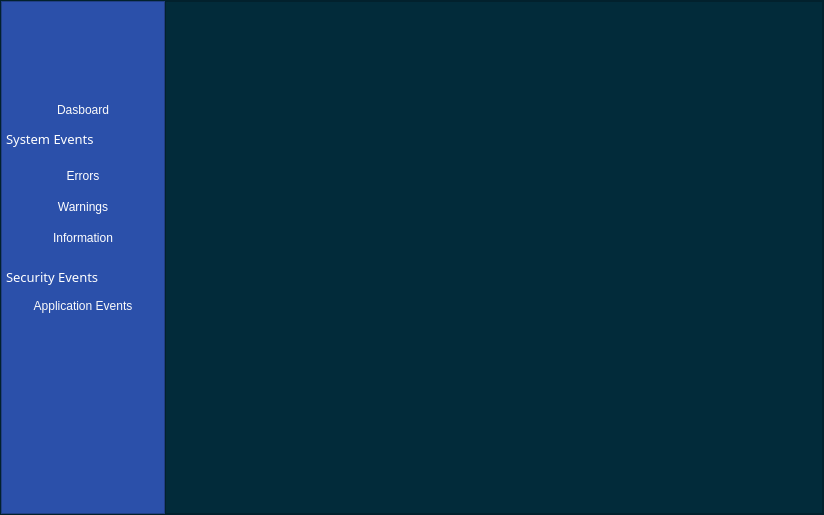
<?xml version="1.0" encoding="UTF-8"?>
<ui version="4.0">
 <class>MainWindow</class>
 <widget class="QMainWindow" name="MainWindow">
  <property name="geometry">
   <rect>
    <x>0</x>
    <y>0</y>
    <width>824</width>
    <height>515</height>
   </rect>
  </property>
  <property name="windowTitle">
   <string>MainWindow</string>
  </property>
  <widget class="QWidget" name="centralwidget">
   <layout class="QVBoxLayout" name="verticalLayout">
    <property name="spacing">
     <number>0</number>
    </property>
    <property name="leftMargin">
     <number>0</number>
    </property>
    <property name="topMargin">
     <number>0</number>
    </property>
    <property name="rightMargin">
     <number>0</number>
    </property>
    <property name="bottomMargin">
     <number>0</number>
    </property>
    <item>
     <widget class="QFrame" name="frame">
      <property name="styleSheet">
       <string notr="true">QFrame{
	background-color: rgb(2, 43, 58);
}</string>
      </property>
      <property name="frameShape">
       <enum>QFrame::StyledPanel</enum>
      </property>
      <property name="frameShadow">
       <enum>QFrame::Raised</enum>
      </property>
      <layout class="QHBoxLayout" name="horizontalLayout" stretch="2,8">
       <property name="spacing">
        <number>0</number>
       </property>
       <property name="leftMargin">
        <number>0</number>
       </property>
       <property name="topMargin">
        <number>0</number>
       </property>
       <property name="rightMargin">
        <number>0</number>
       </property>
       <property name="bottomMargin">
        <number>0</number>
       </property>
       <item>
        <widget class="QFrame" name="frame_2">
         <property name="styleSheet">
          <string notr="true">QFrame{
	background-color: rgb(43, 80, 170);
}</string>
         </property>
         <property name="frameShape">
          <enum>QFrame::StyledPanel</enum>
         </property>
         <property name="frameShadow">
          <enum>QFrame::Raised</enum>
         </property>
         <layout class="QVBoxLayout" name="verticalLayout_2" stretch="3,3,5,3,6">
          <property name="spacing">
           <number>6</number>
          </property>
          <property name="leftMargin">
           <number>0</number>
          </property>
          <property name="topMargin">
           <number>0</number>
          </property>
          <property name="rightMargin">
           <number>0</number>
          </property>
          <property name="bottomMargin">
           <number>0</number>
          </property>
          <item>
           <spacer name="verticalSpacer">
            <property name="orientation">
             <enum>Qt::Vertical</enum>
            </property>
            <property name="sizeHint" stdset="0">
             <size>
              <width>20</width>
              <height>40</height>
             </size>
            </property>
           </spacer>
          </item>
          <item>
           <widget class="QPushButton" name="pushButton_4">
            <property name="minimumSize">
             <size>
              <width>0</width>
              <height>20</height>
             </size>
            </property>
            <property name="baseSize">
             <size>
              <width>0</width>
              <height>20</height>
             </size>
            </property>
            <property name="styleSheet">
             <string notr="true">QPushButton{
	background-color: rgb(43, 80, 170);
	color: rgb(250, 250, 250);
	font: 10pt &quot;Gadugi&quot;;
	border:1px
}</string>
            </property>
            <property name="text">
             <string>Dasboard</string>
            </property>
           </widget>
          </item>
          <item>
           <widget class="QToolBox" name="toolBox">
            <property name="minimumSize">
             <size>
              <width>0</width>
              <height>20</height>
             </size>
            </property>
            <property name="font">
             <font>
              <family>Gadugi</family>
              <pointsize>10</pointsize>
              <weight>50</weight>
              <italic>false</italic>
              <bold>false</bold>
             </font>
            </property>
            <property name="cursor">
             <cursorShape>PointingHandCursor</cursorShape>
            </property>
            <property name="styleSheet">
             <string notr="true">QWidget{
	background-color: rgb(43, 80, 10,0);
	border: 0px;
	color: rgb(255, 255, 255);
	border-type: outset;
	font: 10pt &quot;Gadugi&quot;;
	
}
QToolBox:tab{
background-color: rgb(43, 80, 170);
	border: 0px;
	color: rgb(255, 255, 255);
}</string>
            </property>
            <property name="currentIndex">
             <number>0</number>
            </property>
            <property name="tabSpacing">
             <number>0</number>
            </property>
            <widget class="QWidget" name="system_events">
             <property name="geometry">
              <rect>
               <x>0</x>
               <y>0</y>
               <width>162</width>
               <height>111</height>
              </rect>
             </property>
             <attribute name="label">
              <string>System Events</string>
             </attribute>
             <layout class="QVBoxLayout" name="verticalLayout_3">
              <item>
               <widget class="QPushButton" name="pushButton">
                <property name="minimumSize">
                 <size>
                  <width>0</width>
                  <height>20</height>
                 </size>
                </property>
                <property name="text">
                 <string>Errors</string>
                </property>
               </widget>
              </item>
              <item>
               <widget class="QPushButton" name="pushButton_3">
                <property name="minimumSize">
                 <size>
                  <width>0</width>
                  <height>20</height>
                 </size>
                </property>
                <property name="text">
                 <string>Warnings</string>
                </property>
               </widget>
              </item>
              <item>
               <widget class="QPushButton" name="pushButton_2">
                <property name="minimumSize">
                 <size>
                  <width>0</width>
                  <height>20</height>
                 </size>
                </property>
                <property name="text">
                 <string>Information</string>
                </property>
               </widget>
              </item>
             </layout>
            </widget>
            <widget class="QWidget" name="security_events">
             <attribute name="label">
              <string>Security Events</string>
             </attribute>
             <layout class="QVBoxLayout" name="verticalLayout_4">
              <item>
               <widget class="QPushButton" name="pushButton_5">
                <property name="minimumSize">
                 <size>
                  <width>0</width>
                  <height>20</height>
                 </size>
                </property>
                <property name="text">
                 <string>Login Events</string>
                </property>
               </widget>
              </item>
              <item>
               <widget class="QPushButton" name="pushButton_7">
                <property name="minimumSize">
                 <size>
                  <width>0</width>
                  <height>20</height>
                 </size>
                </property>
                <property name="text">
                 <string>Acess Denial</string>
                </property>
               </widget>
              </item>
              <item>
               <widget class="QPushButton" name="pushButton_6">
                <property name="minimumSize">
                 <size>
                  <width>0</width>
                  <height>20</height>
                 </size>
                </property>
                <property name="text">
                 <string>Others</string>
                </property>
               </widget>
              </item>
             </layout>
            </widget>
           </widget>
          </item>
          <item>
           <widget class="QPushButton" name="pushButton_8">
            <property name="minimumSize">
             <size>
              <width>0</width>
              <height>20</height>
             </size>
            </property>
            <property name="styleSheet">
             <string notr="true">QPushButton{
	background-color: rgb(43, 80, 170);
	color: rgb(250, 250, 250);
	font: 10pt &quot;Gadugi&quot;;
	border:1px
}</string>
            </property>
            <property name="text">
             <string>Application Events</string>
            </property>
           </widget>
          </item>
          <item>
           <spacer name="verticalSpacer_2">
            <property name="orientation">
             <enum>Qt::Vertical</enum>
            </property>
            <property name="sizeHint" stdset="0">
             <size>
              <width>20</width>
              <height>40</height>
             </size>
            </property>
           </spacer>
          </item>
         </layout>
        </widget>
       </item>
       <item>
        <widget class="QFrame" name="frame_3">
         <property name="frameShape">
          <enum>QFrame::StyledPanel</enum>
         </property>
         <property name="frameShadow">
          <enum>QFrame::Raised</enum>
         </property>
        </widget>
       </item>
      </layout>
     </widget>
    </item>
   </layout>
  </widget>
 </widget>
 <resources/>
 <connections/>
</ui>
